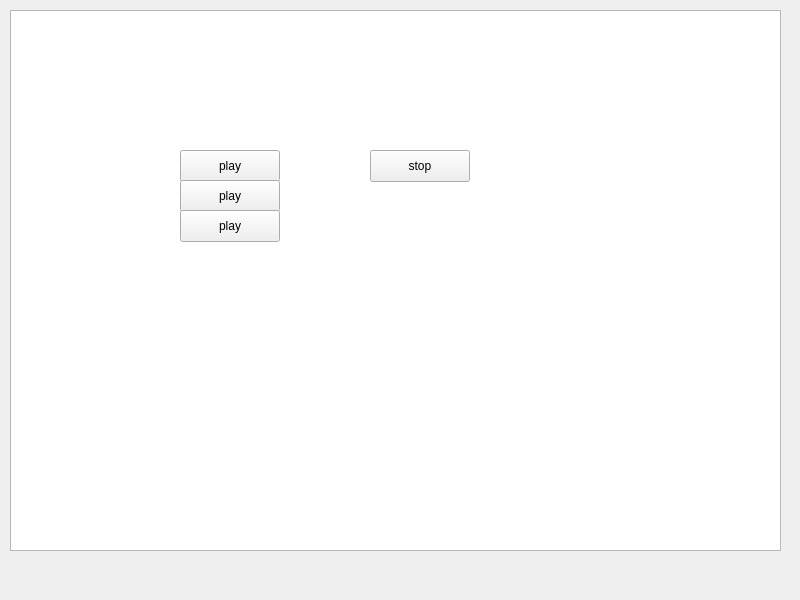
<?xml version="1.0" encoding="UTF-8"?>
<ui version="4.0">
 <class>MainWindow</class>
 <widget class="QMainWindow" name="MainWindow">
  <property name="geometry">
   <rect>
    <x>0</x>
    <y>0</y>
    <width>800</width>
    <height>600</height>
   </rect>
  </property>
  <property name="windowTitle">
   <string>MainWindow</string>
  </property>
  <widget class="QWidget" name="centralwidget">
   <widget class="QPushButton" name="BUT_play_1">
    <property name="geometry">
     <rect>
      <x>180</x>
      <y>150</y>
      <width>100</width>
      <height>32</height>
     </rect>
    </property>
    <property name="text">
     <string>play</string>
    </property>
   </widget>
   <widget class="QPushButton" name="BUT_stop_1">
    <property name="geometry">
     <rect>
      <x>370</x>
      <y>150</y>
      <width>100</width>
      <height>32</height>
     </rect>
    </property>
    <property name="text">
     <string>stop</string>
    </property>
   </widget>
   <widget class="QPushButton" name="BUT_play_2">
    <property name="geometry">
     <rect>
      <x>180</x>
      <y>180</y>
      <width>100</width>
      <height>32</height>
     </rect>
    </property>
    <property name="text">
     <string>play</string>
    </property>
   </widget>
   <widget class="QPushButton" name="BUT_play_3">
    <property name="geometry">
     <rect>
      <x>180</x>
      <y>210</y>
      <width>100</width>
      <height>32</height>
     </rect>
    </property>
    <property name="text">
     <string>play</string>
    </property>
   </widget>
   <widget class="QGraphicsView" name="graphicsView">
    <property name="geometry">
     <rect>
      <x>10</x>
      <y>10</y>
      <width>771</width>
      <height>541</height>
     </rect>
    </property>
   </widget>
   <zorder>graphicsView</zorder>
   <zorder>BUT_play_1</zorder>
   <zorder>BUT_stop_1</zorder>
   <zorder>BUT_play_2</zorder>
   <zorder>BUT_play_3</zorder>
  </widget>
 </widget>
 <resources/>
 <connections/>
</ui>
